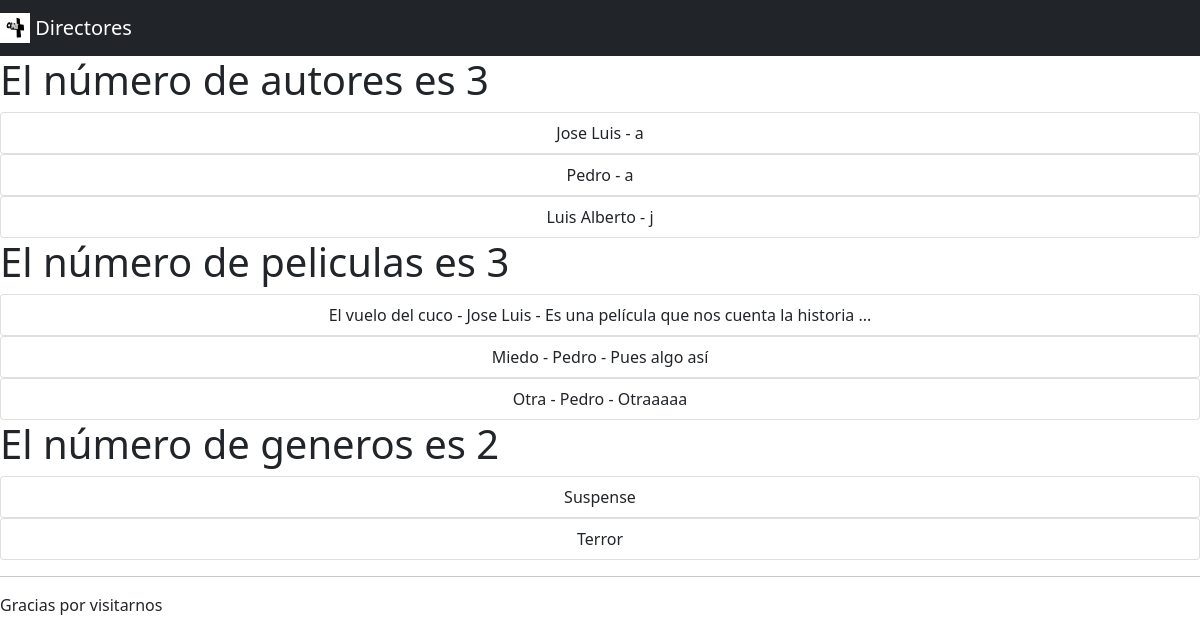
Screenshot of /directores/ with the database file from the repository.
### directores/models.py (models this page shows)
class Directores(models.Model):
    nombre=models.CharField(max_length= 30, help_text="Pon el nombre del director")
    estado= (
        ('a', 'Activo'),
        ('p', 'Parado'),
        ('j', 'Jubilado'),
    )
    estado=models.CharField(max_length=1, choices=estado, blank=True, default='a', help_text='Se encuenta activo, parado o jubilado')
    def __str__(self):
        return self.nombre

class Peliculas(models.Model):
    id = models. UUIDField(primary_key=True, default=uuid.uuid4)
    titulo=models.CharField(max_length= 100, help_text="Pon el nombre de la película")
    descripcion=models.TextField(max_length= 500, help_text="Escribe una breve descripción de la película")
    director= models.ForeignKey('Directores', on_delete=models.SET_NULL, null=True)
    genero= models.ManyToManyField(Genero)
    def __str__(self):
        return self.titulo

class Genero(models.Model):
    genero=models.CharField(max_length= 30)
    def __str__(self):
        return self.genero

### directores/views.py (the view)
# urls.py: path(r'', views.index, name='index')
def index(request):
    num_peliculas= Peliculas.objects.all().count()
    peliculas= Peliculas.objects.all()
    directores= Directores.objects.all().count()
    director=Directores.objects.all()
    genero=Genero.objects.all()
    generos=Genero.objects.all().count()
    directores_jubilados= Directores.objects.filter(estado='a').count()
    return render(
        request,
        'index.html',
        context={
        'num_peliculas': num_peliculas,
        'directores' : directores,
        'directores_jubilados': directores_jubilados,
        'director': director,
        'peliculas' : peliculas,
        'genero' : genero,
        'generos': generos
        }
    )

### directores/templates/index.html (shortened to what this page needs)
{% extends "base.html" %}
{% block content %}
<h1>El número de autores es {{directores}}</h1>
{% for dir in director %}
    <ul class="list-group">
        <li class="list-group-item text-center"> {{ dir }} - {{dir.estado}} </li>
    </ul>
{% endfor %}
<h1>El número de peliculas es {{num_peliculas}}</h1>
{% for pel in peliculas %}
    <ul class="list-group">
        <li class="list-group-item text-center"> {{pel}} - {{pel.director.nombre}} - {{pel.descripcion}}</li>
    </ul>
{% endfor %}
<h1>El número de generos es {{generos}}</h1>
{% for gen in genero %}
    <ul class="list-group">
        <li class="list-group-item text-center"> {{gen}}</li>
    </ul>
{% endfor %}
{% endblock %}

### directores/templates/base.html (shortened to what this page needs)
<!DOCTYPE html>
<ht lang="es">
<head>
    <link href="https://cdn.jsdelivr.net/npm/bootstrap@5.0.2/dist/css/bootstrap.min.css" rel="stylesheet">
</head>
<body>
    <nav class="navbar navbar-light bg-dark">
        <a class="navbar-brand" href="index.php">
            <img width="30" height="30" class="d-inline-block align-top" alt="">
            <span style="color:white">Directores</span>
        </a>
    </nav>
    {% block content %}{% endblock %}
    {% block footer %}
    <hr>
    <p>Gracias por visitarnos</p>
    {% endblock %}
</body>
</html>

### rows the page displays
Directores: nombre "Jose Luis", estado "a"
Directores: nombre "Pedro", estado "a"
Directores: nombre "Luis Alberto", estado "j"
Peliculas: titulo "El vuelo del cuco", director.nombre "Jose Luis", descripcion "Es una película que nos cuenta la historia ..."
Peliculas: titulo "Miedo", director.nombre "Pedro", descripcion "Pues algo así"
Peliculas: titulo "Otra", director.nombre "Pedro", descripcion "Otraaaaa"
Genero: genero "Suspense"
Genero: genero "Terror"

### other values shown
{{ directores }} "3"
{{ num_peliculas }} "3"
{{ generos }} "2"
